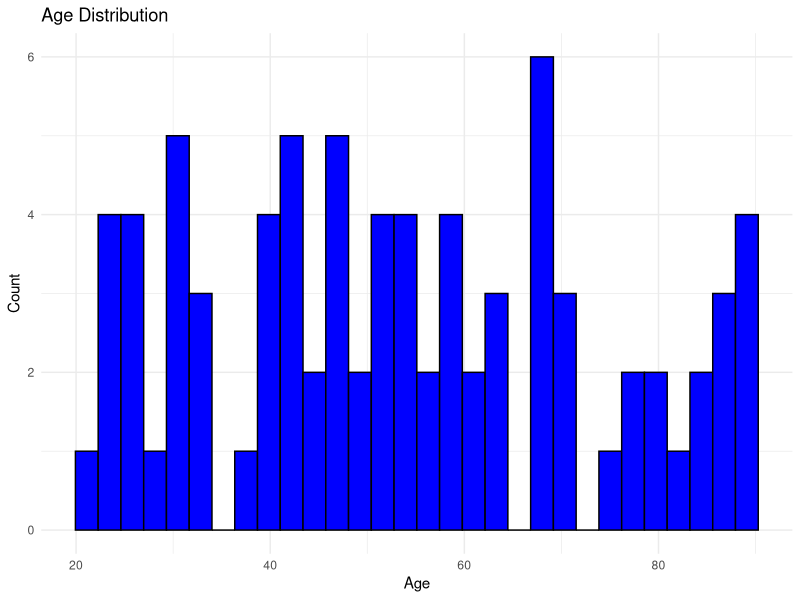
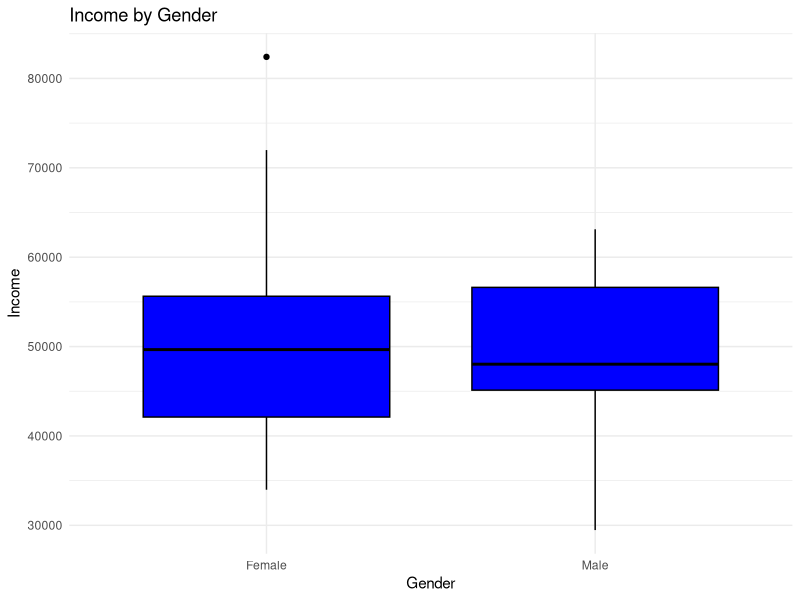
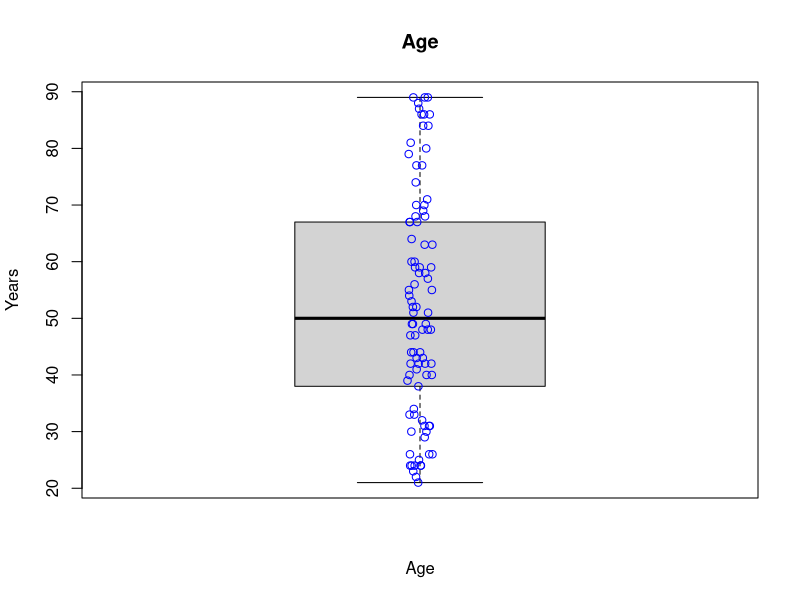
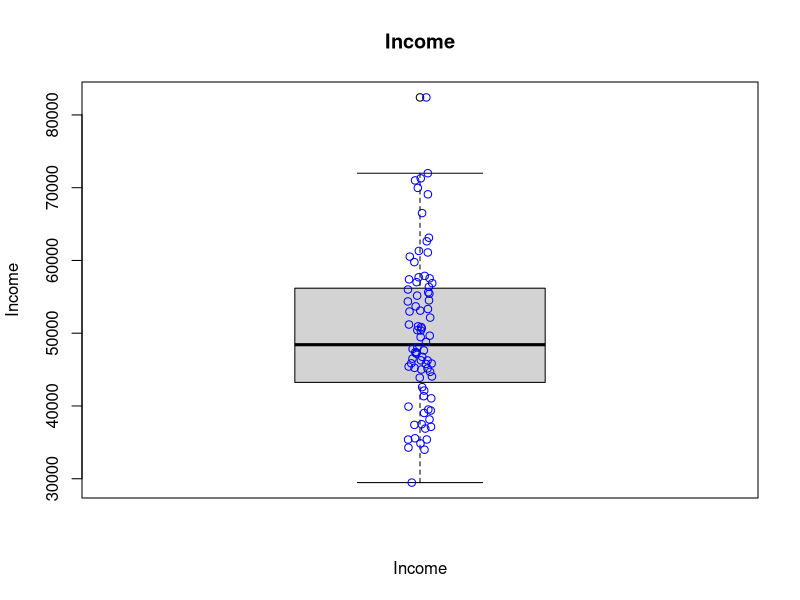

Source code (R) for these figures, in order: (Note: this script raises an error after producing the figures.)

# EDA examples

# Load necessary packages
# For data manipulation
library(dplyr)
# For data tidying
library(tidyr)
# For data visualization
library(ggplot2)

# Set seed for reproducibility
set.seed(123)

# Create a dirty dataset with missing values,
#   incorrect types, and outliers
dirty_data <- data.frame(
    id = 1:100,
    age = c(sample(18:90, 90, replace = TRUE),
            rep("Unknown", 10)),
    gender = c(sample(c("Male", "Female"),
                      90,
                      replace = TRUE),
               rep(NA, 10)),
    income = c(rnorm(80,
                     mean = 50000,
                     sd = 10000),
               rep(999999, 10),
               rep(NA, 10)),
    stringsAsFactors = FALSE
)

# View the first five rows
head(dirty_data, n = 5)

# Step 1: Data Cleaning

# Convert age to numeric, setting non-numeric values to NA
dirty_data$age <- as.numeric(dirty_data$age)
# This is expected due to non-numeric values
#   warning("NAs introduced by coercion")

# Replace outlier income values with NA
dirty_data$income[dirty_data$income > 100000] <- NA

# Handle missing values
# Here we remove rows with any missing values for simplicity.
#   Depending on your data and task, you may want to handle
#   missing values differently (e.g., imputation).
clean_data <- dirty_data %>% drop_na()

# Step 2: Data Exploration

# Summary statistics
summary(clean_data)

# Age distribution
ggplot(clean_data, aes(x = age)) +
    geom_histogram(bins = 30,
                   fill = 'blue',
                   color = 'black') +
    theme_minimal() +
    labs(title = "Age Distribution",
         x = "Age",
         y = "Count")

# Income by gender
ggplot(clean_data, aes(x = gender,
                       y = income)) +
    geom_boxplot(fill = 'blue',
                 color = 'black') +
    theme_minimal() +
    labs(title = "Income by Gender",
         x = "Gender",
         y = "Income")


# Create boxplot for age
boxplot(dirty_data$age,
        main = "Age",
        ylab = "Years",
        xlab = "Age",
        na.rm = TRUE)
# Add data points for age
points(jitter(rep(1,
                  length(dirty_data$age[!is.na(dirty_data$age)]))),
              dirty_data$age[!is.na(dirty_data$age)],
              col = 'blue')

# Create boxplot for income
boxplot(dirty_data$income,
        main = "Income",
        ylab = "Income",
        xlab = "Income",
        na.rm = TRUE)
# Add data points for income
points(jitter(rep(1, length(dirty_data$income[!is.na(dirty_data$income)]))),
       dirty_data$income[!is.na(dirty_data$income)],
       col = 'blue')

# Frequency counts
print(table(dirty_data$gender))
# Female   Male
#  49      41

# Store the gender count
gender_count <- table(dirty_data$gender)

# Create the barplot and capture the midpoints of the bars
midpoints <- barplot(gender_count,
                     main = "Gender Distribution",
                     xlab = "Gender",
                     ylab = "Count",
                     ylim = c(0, max_count))

# For text placement halfway up each bar
label_pos <- gender_count / 2

# Add the counts to the bars
text(x = midpoints,
     y = label_pos,
     labels = gender_count,
     col = "black")

# Pie chart
colors <- c("blue", "red")

pie(gender_count,
    main = "Gender Distribution",
    col = colors)

